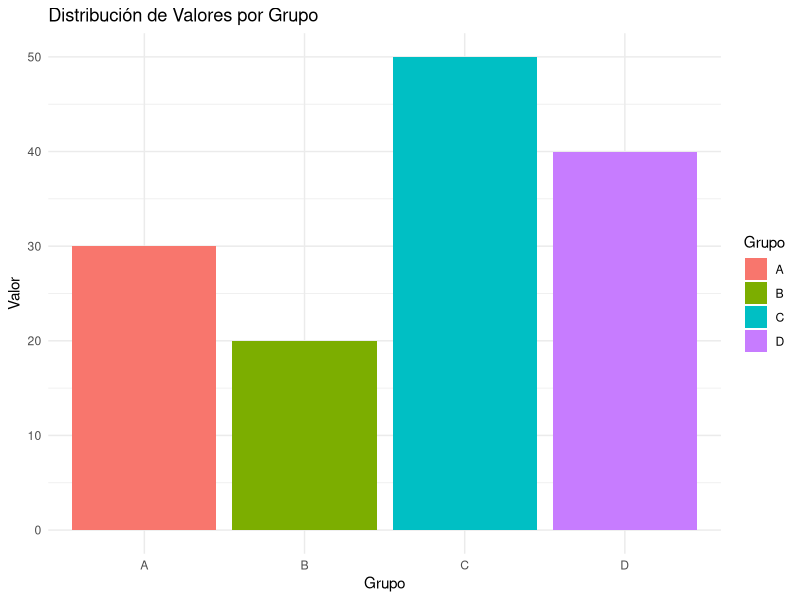

Source code (R):
## ---- chunk 1
# Generando datos ficticios
datos <- data.frame(
  Grupo = c("A", "B", "C", "D"),
  Valor = c(30, 20, 50, 40)
)

# Mostrando los datos
datos
## ---- chunk 2
# Cargando librería para gráficos
library(ggplot2)

# Creando el gráfico
ggplot(datos, aes(x=Grupo, y=Valor, fill=Grupo)) +
  geom_bar(stat="identity") +
  theme_minimal() +
  labs(title="Distribución de Valores por Grupo", y="Valor", x="Grupo")
